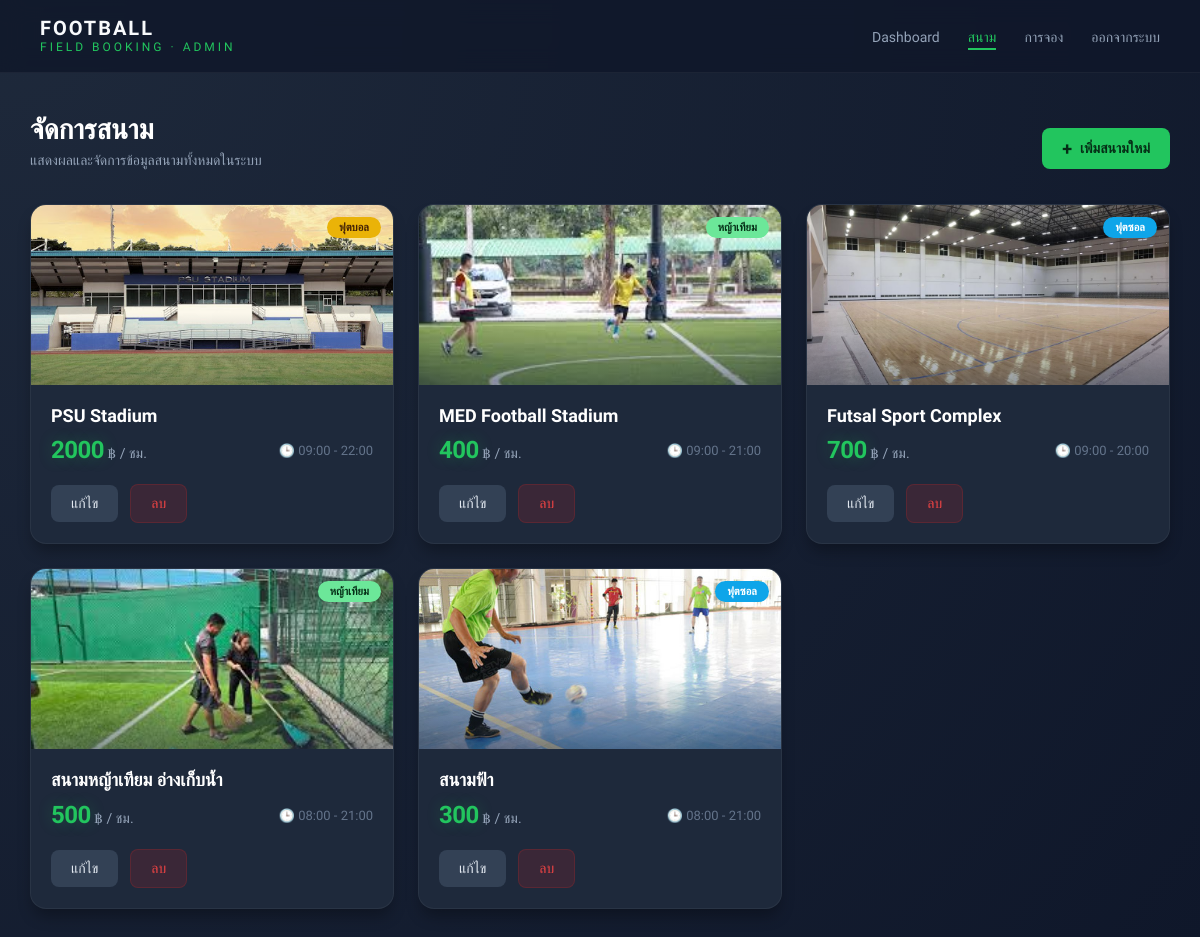
The page /dashboard/fields/ (signed in) on the database as committed earlier.
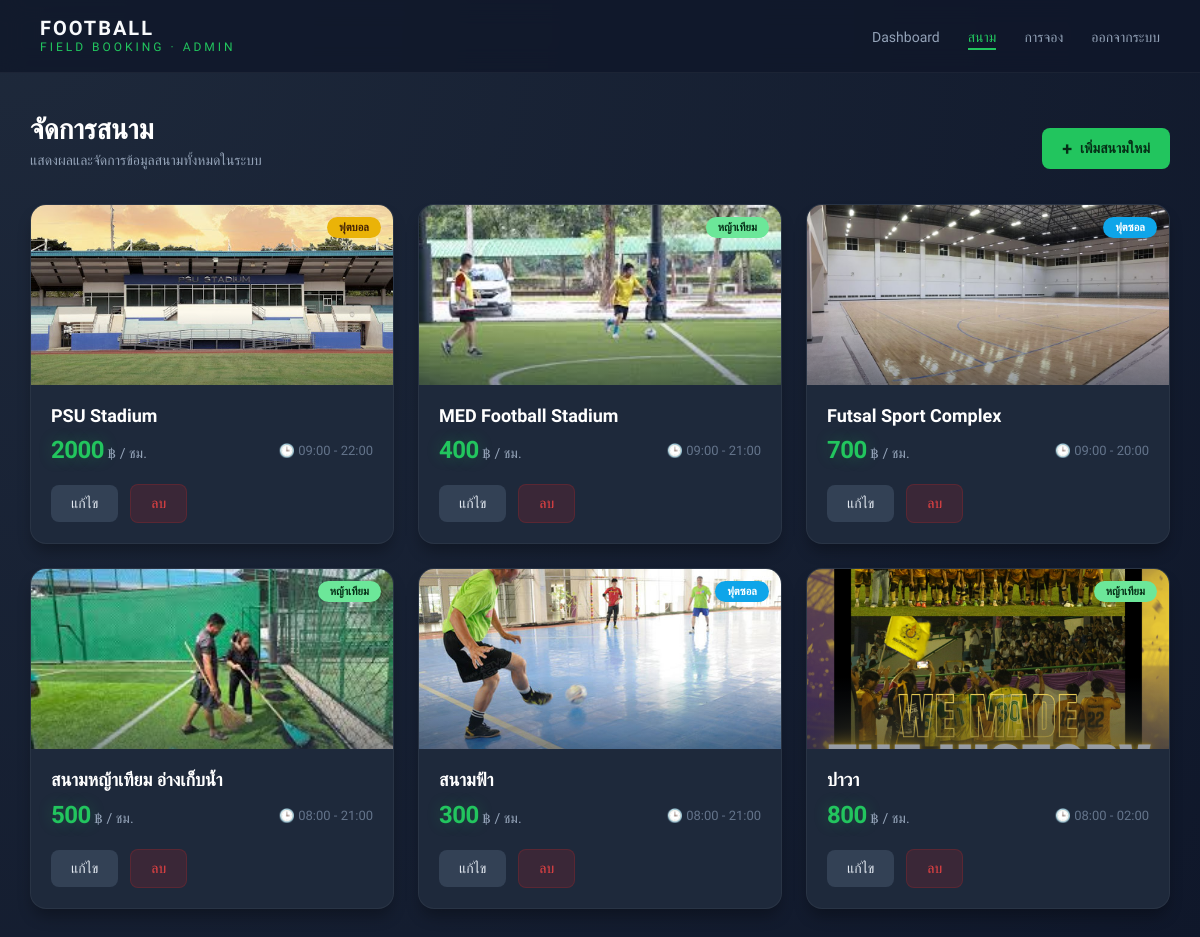
The same page on the database as committed later.
### booking/models.py (models this page shows, shortened)
class Field(models.Model):
    name = models.CharField(max_length=100)
    field_type = models.CharField(max_length=20, choices=FIELD_TYPE)
    price = models.IntegerField()
    image = models.ImageField(upload_to='fields/', null=True, blank=True)
    open_time = models.TimeField()
    close_time = models.TimeField()

### booking/views.py (the view, shortened to what this page needs)
# urls.py: path('dashboard/fields/', views.field_management, name='field_management'),
@login_required
def field_management(request):
    fields = Field.objects.all()
    return render(request, "booking/field-management.html", {"fields": fields})

### booking/templates/booking/field-management.html (shortened to what this page needs)
{% load static %}
<!DOCTYPE html>
<html lang="th">
<head>
    <link rel="stylesheet" href="{% static 'booking/css/field-management.css' %}">
</head>
<body>
    <nav class="navbar">
        <div class="logo">
            <span class="logo-main">FOOTBALL</span>
            <span class="logo-sub">FIELD BOOKING · ADMIN</span>
        </div>
        <ul class="nav-menu">
            <li><a href="{% url 'admin_dashboard' %}">Dashboard</a></li>
            <li><a href="{% url 'field_management' %}" class="active">สนาม</a></li>
            <li><a href="{% url 'booking_management' %}">การจอง</a></li>
            <li><a href="{% url 'logout' %}">ออกจากระบบ</a></li>
        </ul>
    </nav>
    <div class="container">
        <div class="header">
            <div>
                <h1>จัดการสนาม</h1>
                <p class="subtitle">แสดงผลและจัดการข้อมูลสนามทั้งหมดในระบบ</p>
            </div>
            <button class="btn add" onclick="openAdd()"><span>+</span> เพิ่มสนามใหม่</button>
        </div>
        <div class="field-grid">
            {% for field in fields %}
            <div class="field-card">
                <div class="card-img-wrapper">
                    {% if field.image %}
                    <img src="{{ field.image.url }}">
                    {% else %}
                    <img src="{% static 'booking/images/default.jpg' %}">
                    {% endif %}
                    <span class="badge {{ field.field_type }}">
                        {{ field.get_field_type_display }}
                    </span>
                </div>
                <div class="card-body">
                    <h3>{{ field.name }}</h3>
                    <div class="field-info">
                        <p class="price"><span>{{ field.price }}</span> ฿ / ชม.</p>
                        <p class="time">🕒 {{ field.open_time|time:'H:i' }} - {{ field.close_time|time:'H:i' }}</p>
                    </div>
                    <div class="actions">
                        <button class="btn edit" onclick="openEdit(
                            '{{ field.id }}', '{{ field.name }}', '{{ field.field_type }}',
                            '{{ field.price }}', '{{ field.open_time|time:'H:i' }}', '{{ field.close_time|time:'H:i' }}'
                        )">แก้ไข</button>
                        <a href="{% url 'delete_field' field.id %}" class="btn delete"
                            onclick="return confirm('คุณแน่ใจใช่ไหมที่จะลบสนามนี้?')">ลบ</a>
                    </div>
                </div>
            </div>
            {% endfor %}
        </div>
    </div>
</body>
</html>

Rows that differ between the two databases and show on the page:
added Field: image (picture), field_type "หญ้าเทียม", name "ปาวา", price "800", open_time "08:00", close_time "02:00"
